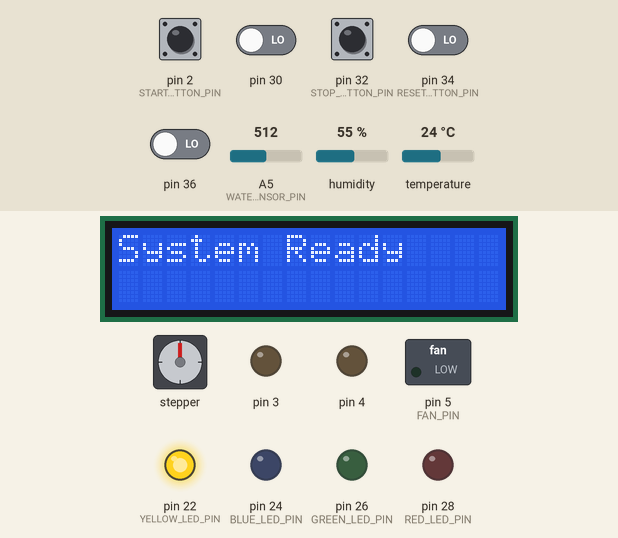
The sketch below on a simulated Arduino Mega 2560, built with avr-gcc and run on an emulated ATmega2560. Shown: 16×2 character LCD, stepper motor, switched loads named in the sketch (green lamp = pin HIGH), output pins drawn as LEDs (lit = HIGH). The test bench sets the inputs (shaded band); at power-on: pin 2 (START_BUTTON_PIN), pin 32 (STOP_BUTTON_PIN) HIGH, pin 30, pin 34 (RESET_BUTTON_PIN), pin 36 LOW, A5 (WATER_SENSOR_PIN) = 512, humidity 55 %, temperature 24 °C. The local clock reads 2024-03-15 10:24:30 at power-on unless the sketch sets it; stepper angles assume 200 steps per turn; pins used as bus, display or sensor lines are not drawn.

Above: at 1.3 s.
1.4 s: pin 2 (START_BUTTON_PIN) pulled LOW for 0.15 s
At 1.58 s:
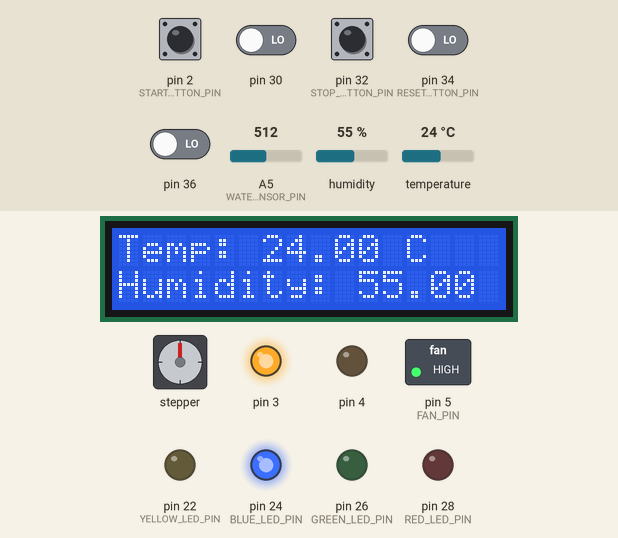
2.1 s: pin 2 (START_BUTTON_PIN) pulled LOW for 1 s
At 2.48 s:
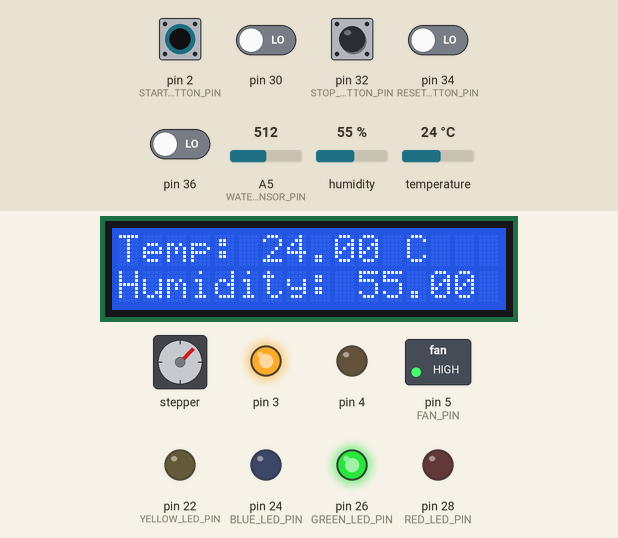
At 3.08 s:
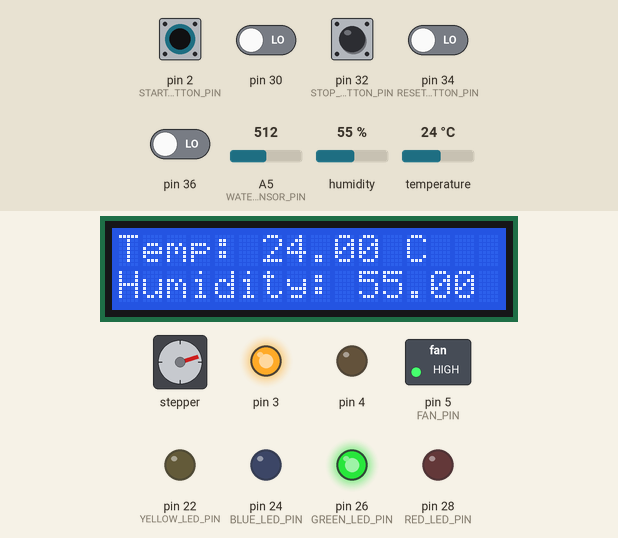
Timing chart, 0 to 17.6 s (numbered marks = the images above; inputs shaded):
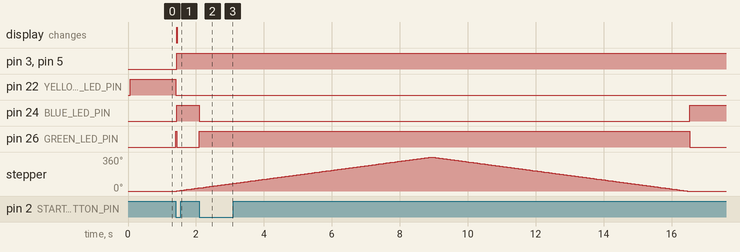

Measured:
- after the input at 1.4 s, pin 3, pin 5 (FAN_PIN), pin 24 (BLUE_LED_PIN): LOW → HIGH at once; pin 22 (YELLOW_LED_PIN): HIGH → LOW at once; pin 26 (GREEN_LED_PIN): LOW → HIGH at once, → LOW 0.03 s later; stepper: turns 32° clockwise in 0.64 s, starting at once; the display: changes at once (image 1)
- after the input at 2.1 s, pin 24 (BLUE_LED_PIN): HIGH → LOW at once, → HIGH 14.4 s later; pin 26 (GREEN_LED_PIN): LOW → HIGH at once, → LOW 14.4 s later

The sketch:

final_project.ino
```cpp
/*
* Trevor Kaufman and Kathleen Scafidi
* Final Project - Water Cooler
* December 14 2024
*/

#include <Stepper.h>       //library for Stepper motor
#include <LiquidCrystal.h> //library for LCD
#include <RTClib.h>        //library for Real Time Clock
#include <DHT.h>           //library for DHT11 sensor

unsigned char* PORT_A = (unsigned char*) 0x22;
unsigned char* DDR_A = (unsigned char*) 0x21;
volatile unsigned char* PIN_A = (unsigned char*) 0x20;

unsigned char* PORT_C = (unsigned char*) 0x28;
unsigned char* DDR_C = (unsigned char*) 0x27;
volatile unsigned char* PIN_C = (unsigned char*) 0x26;

unsigned char* PORT_D = (unsigned char*) 0x2B;
unsigned char* DDR_D = (unsigned char*) 0x2A;
volatile unsigned char* PIN_D = (unsigned char*) 0x29;

unsigned char* PORT_E = (unsigned char*) 0x2E;
unsigned char* DDR_E = (unsigned char*) 0x2D;
volatile unsigned char* PIN_E = (unsigned char*) 0x2C;

unsigned char* PORT_G = (unsigned char*) 0x34;
unsigned char* DDR_G = (unsigned char*) 0x33;
volatile unsigned char* PIN_G = (unsigned char*) 0x32;

unsigned char* PORT_H = (unsigned char*) 0x102;
unsigned char* DDR_H = (unsigned char*) 0x101;
volatile unsigned char* PIN_H = (unsigned char*) 0x100;

//serial ports
#define TBE 0x20
#define RDA 0x80
volatile unsigned int  *myUBRR0  = (unsigned int *) 0x00C4;

//state definitions
enum system_state { DISABLED, IDLE, ERROR, RUNNING };
volatile system_state current_state = DISABLED;

//RTC object
RTC_DS3231 rtc;

//fan motor definition
int speed_control_pin = 5; //PE3
int dir1 = 4;//PG5
int dir2 = 3;//PE5
int motor_speed = 90;


//steps to complete a rotation
const int steps_per_rev = 200;
Stepper stepper_motor = Stepper(steps_per_rev, 8, 10, 9, 11);
unsigned long motor_step_duration = 5000; //step duration in milliseconds
unsigned long motor_step_start_time = 0;
bool motor_step_in_progress = false;

//define pins and devices
#define START_BUTTON_PIN 2 //interrupt
#define STOP_BUTTON_PIN 32
#define RESET_BUTTON_PIN 34
#define YELLOW_LED_PIN 22
#define GREEN_LED_PIN 26
#define BLUE_LED_PIN 24
#define RED_LED_PIN 28
#define WATER_SENSOR_PIN A5 //water level sensor
#define FAN_PIN 5 //fan motor
#define TEMP_THRESHOLD 21.5 //threshold
#define POTENTIOMETER_PIN A0 //potentiometer
#define DHTPIN 6      //define the pin number
#define DHTTYPE DHT11 //define the sensor type

DHT dht(DHTPIN, DHTTYPE);

const int RS = 27, EN = 25, D4 = 37, D5 = 35, D6 = 33, D7 = 31;
LiquidCrystal lcd(RS, EN, D4, D5, D6, D7); //LCD pins

volatile unsigned long last_debounce = 0; //most recent ISR trigger
const unsigned long delay_debounce = 200; //delay in milliseconds

int water_level = 0;

//function decalrations
void pressStart();
void pressStop();
void pressReset();
void adc_init();
uint16_t adc_read(uint8_t channel);
void switchState();
void updateTemp();
void updateFan();
void motorControl();
void testInterrupt();


void setup() {

  U0init(9600);

  //fan motor
  *DDR_E |= 0x08; //set speed_control_pin(PE3) to output
  *DDR_G |= 0x20;  //set dir1(PG5) to output
  *DDR_E |= 0x20; //set dir2(PE5) to output
  lcd.begin(16, 2); //columns and rows for LCD
  *DDR_E |= 0x08; //set FAN_PIN (PE3) to output

  *DDR_E &=0xEF; //set START_BUTTON_PIN (PE4) to input
  *PORT_E |= 0x10; //enable pullup resistor

  attachInterrupt(digitalPinToInterrupt(START_BUTTON_PIN), pressStart, CHANGE);

  *DDR_C &= 0xDF; //set STOP_BUTTON_PIN (PC5) to input
  *PORT_C |= 0x20; //enable the pullup resistor
  *DDR_A |= 0x01; //set YELLOW_LED_PIN (PA0) to output
  *DDR_A |= 0x10; //set GREEN_LED_PIN (PA4) to output
  *DDR_A |= 0x04; //set BLUE_LED_PIN (PA2) to output
  *DDR_A |= 0x40; //set RED_LED_PIN (PA6) to output
  *DDR_H |=  0x08; //sensor input PH 3
  *PORT_A |=0x01; //set YELLOW_LED_PIN (PA0) High
  *PORT_A &= 0xEF; //clear GREEN_LED_PIN (PA4) to low
  *PORT_A &=0xFB; //clear BLUE_LED_PIN (PA2) Low
  *PORT_A &=0xBF; //clear RED_LED_PIN (PA6) Low
  *DDR_A |= 0x08;//set water sensor (PH3) to output

  dht.begin();
  lcd.begin(16, 2);
  lcd.print("System Ready");
  rtc.begin();
  adc_init();
}

void loop() {
  pressStop();
  pressReset();

  if (current_state == IDLE || current_state == RUNNING) {

    *PORT_H |=0x08; //set water sensor (PH3) HIGH
    water_level = adc_read(5);

    updateTemp();
    motorControl();

    if (water_level < 20) {
      current_state = ERROR;

      *PORT_A |= 0x40; //set RED_LED_PIN (PA6) HIGH
      *PORT_A &= 0xFE; //clear YELLOW_LED_PIN (PA0) LOW
      *PORT_A &= 0xEF; //clear GREEN_LED_PIN (PA4) LOW
      *PORT_A &= 0xFB;//clear BLUE_LED_PIN (PA2) LOW

      lcd.clear();
      lcd.print("ERROR: Low Water!");
    }

    *PORT_H &= 0xF7; //clear water sensor (PH3) LOW
  }

  //minimize bounce (no delay function used)
  unsigned long currentMillis = millis();
  static unsigned long previousMillis = 0;
  if (currentMillis - previousMillis >= 100) {
    previousMillis = currentMillis;
  }
}

//serial
void U0init(unsigned long U0baud)
{
  unsigned long FCPU = 16000000;
  unsigned int tbaud;
  tbaud = (FCPU / 16 / U0baud - 1);
  *myUBRR0  = tbaud;
}

void pressStart() {
  static unsigned long lastInterruptTime = 0; //keep track of the last time the button was pressed
  unsigned long current_time = millis(); //get the current time

  if ((current_time - lastInterruptTime > delay_debounce) && ((*PIN_E & 0x10) == LOW)) { //check for debounce and button state
    current_state = IDLE; //change the state to IDLE

    *PORT_A |= 0x10; //set GREEN_LED_PIN (PA4) to HIGH
    *PORT_A &=0xFE; //clear YELLOW_LED_PIN (PA0) LOW
    *PORT_A &=0xBF; //clear RED_LED_PIN (PA6) LOW
    *PORT_A &=0xFB; //clear BLUE_LED_PIN (PA2) LOW

    lastInterruptTime = current_time; //update last interrupt time
  }
}

void pressStop() {
  static unsigned long lastInterruptTime = 0; //track the last time the button was pressed
  unsigned long current_time = millis(); //get the current time

  bool temp = (*PIN_C & 0x20); //read STOP_BUTTON_PIN (PC5)

  if ((current_time - lastInterruptTime > delay_debounce) && ((*PIN_C & 0x20) == LOW)) { //check for debounce and button state
    current_state = DISABLED; //change the state to IDLE

    *PORT_A &= 0xEF;//clear GREEN_LED_PIN (PA4) to LOW
    *PORT_A |= 0x01;//set YELLOW_LED_PIN (PA0) to HIGH
    *PORT_A &=0xBF; //clear RED_LED_PIN (PA6) LOW
    *PORT_A &=0xFB; //clear BLUE_LED_PIN (PA2) LOW

    lastInterruptTime = current_time; //update the last interrupt time
    lcd.clear();
    lcd.print("System Ready!");
  }
}

void pressReset() {
  static unsigned long lastInterruptTime = 0; //track the last time the button was pressed
  unsigned long current_time = millis(); //get the current time
  bool temp = (*PIN_C & 0x20);

  if ((current_time - lastInterruptTime > delay_debounce) && ((*PIN_C & 0x08) == LOW && current_state == ERROR)) { //check for debounce and button state
    current_state = IDLE; //change the state to IDLE

    *PORT_A |= 0x10;//set GREEN_LED_PIN (PA4) to HIGH
    *PORT_A &=0xFE; //clear YELLOW_LED_PIN (PA0) LOW
    *PORT_A &=0xBF; //clear RED_LED_PIN (PA6) LOW
    *PORT_A &=0xFB; //clear BLUE_LED_PIN (PA2) LOW

    DateTime now = rtc.now();
    lastInterruptTime = current_time; //update the last interrupt time
  }
}

void adc_init() {
  //set AVcc
  ADMUX = (1 << REFS0);
  //enable ADC and set prescaler to 128
  ADCSRA = (1 << ADEN) | (1 << ADPS2) | (1 << ADPS1) | (1 << ADPS0);
}

uint16_t adc_read(uint8_t channel) {
  //select ADC channel with safety mask
  ADMUX = (ADMUX & 0xF0) | (channel & 0x0F);
  //start single conversion
  ADCSRA |= (1 << ADSC);
  //wait for the conversion
  while (ADCSRA & (1 << ADSC));
  return ADC;
}

void switchState() {
  unsigned long current_time = millis();
  //check if the interrupt is too close to previous one
  if ((current_time - last_debounce) >= delay_debounce) {
    //toggle state once the delay passes
    if (current_state == DISABLED) {
      current_state = IDLE;
      *PORT_A &=0xFE; //clear YELLOW_LED_PIN (PA0) LOW
      *PORT_A |= 0x10;//set GREEN_LED_PIN (PA4) to HIGH
    }
    else {
      current_state = DISABLED;
      *PORT_A |=0x01; //set YELLOW_LED_PIN (PA0) HIGH
      *PORT_A &= 0xEF;//clear GREEN_LED_PIN (PA4) to LOW
    }
    //update the last debounce time
    last_debounce = current_time;
  }
}

void testInterrupt() {
  static unsigned long lastInterruptTime = 0;
  unsigned long interruptTime = millis();
  if (interruptTime - lastInterruptTime > 200) {
    lastInterruptTime = interruptTime;
  }
}

void updateTemp(){
  static unsigned long previousFanToggleTime = 0; //store the fan's most recent togle
  static unsigned long fanToggleInterval = 0; //store the fan's togle interval
  static bool fan_on = false; //fan state flag
  static unsigned long fanStartTime = 0; //fan's start time
  const unsigned long fanDuration = 5000; //fan's running time in milliseconds

  float temperature = dht.readTemperature(); //temp in celsius
  float humidity = dht.readHumidity();

  //display all the values on the LCD
  lcd.clear();
  lcd.setCursor(0,0);
  lcd.print("Temp: ");
  lcd.print(temperature);
  lcd.print(" C");

  lcd.setCursor(0,1);
  lcd.print("Humidity: ");
  lcd.print(humidity);
  lcd.print(" %");

  //check if the state should be IDLE or RUNNING
  if(current_state == IDLE && temperature > TEMP_THRESHOLD){
    current_state = RUNNING;

    *PORT_A &= 0xEF;//clear GREEN_LED_PIN (PA4) to LOW
    *PORT_A |=0x04; //set BLUE_LED_PIN (PA2) HIGH
    *PORT_A &=0xBF; //clear RED_LED_PIN (PA6) LOW
    *PORT_A &=0xFE; //clear YELLOW_LED_PIN (PA0) LOW

    //start the fan
    fan_on = true;
    *PORT_G &= 0xDF;//clear dir1 (PG5) to LOW
    *PORT_E |= 0x20;//set dir2 (PE5) to HIGH

  }
  else if (current_state == RUNNING && temperature <= TEMP_THRESHOLD) {
    current_state = IDLE;
    *PORT_A &=0xFB; //clear BLUE_LED_PIN (PA2) LOW
    *PORT_A &=0xBF; //clear RED_LED_PIN (PA6) LOW
    *PORT_A &=0xFE; //clear YELLOW_LED_PIN (PA0) LOW
    *PORT_A |= 0x10;//set GREEN_LED_PIN (PA4) to HIGH

    //stop the fan
    fan_on = false;
  }

  if(fan_on){
    *PORT_E |= 0x08;//set speed_control_pin (PE3) to HIGH
  } else{
    *PORT_E &= 0xF7;//clear speed_control_pin (PE3) to LOW
  }

}

void motorControl() {
  if (current_state != DISABLED) { //see if system is disabled
    if (!motor_step_in_progress) {
      int potentiometer_val = adc_read(0); //get potentiometer value
      int motorSpeed = map(potentiometer_val, 0, 1023, 1, 15); //map potentiometer value to motor speed
      stepper_motor.setSpeed(motorSpeed); //set stepper motor speed
      stepper_motor.step(steps_per_rev); //rotate stepper motor
      stepper_motor.step(-steps_per_rev); //rotate stepper motor (opposite way)

      DateTime now = rtc.now();

      motor_step_start_time = millis();
      motor_step_in_progress = true;

    } else {
      unsigned long current_time = millis();
      if (current_time - motor_step_start_time >= motor_step_duration) {
        int potentiometer_val = adc_read(0); //get potentiometer value
        int motorSpeed = map(potentiometer_val, 0, 1023, 1, 10); //map potentiometer value to motor speed

        stepper_motor.setSpeed(motorSpeed); //set stepper motor speed
        stepper_motor.step(steps_per_rev); //keep rotating the stepper motor in the same direction
        stepper_motor.step(-steps_per_rev); //rotate stepper motor

        DateTime now = rtc.now();

        motor_step_start_time = current_time;
      }
    }
  } else {
    stepper_motor.setSpeed(0); //stop the motor when the system is disabled
  }
}
```
